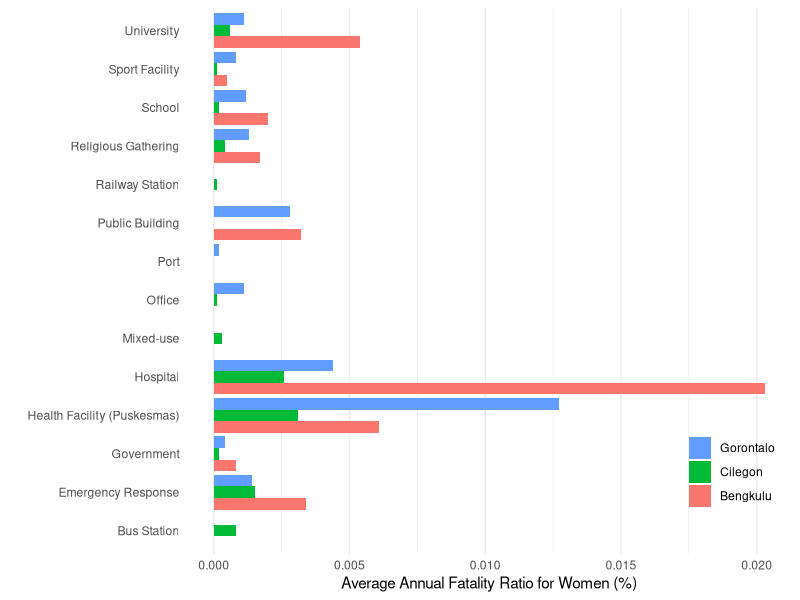
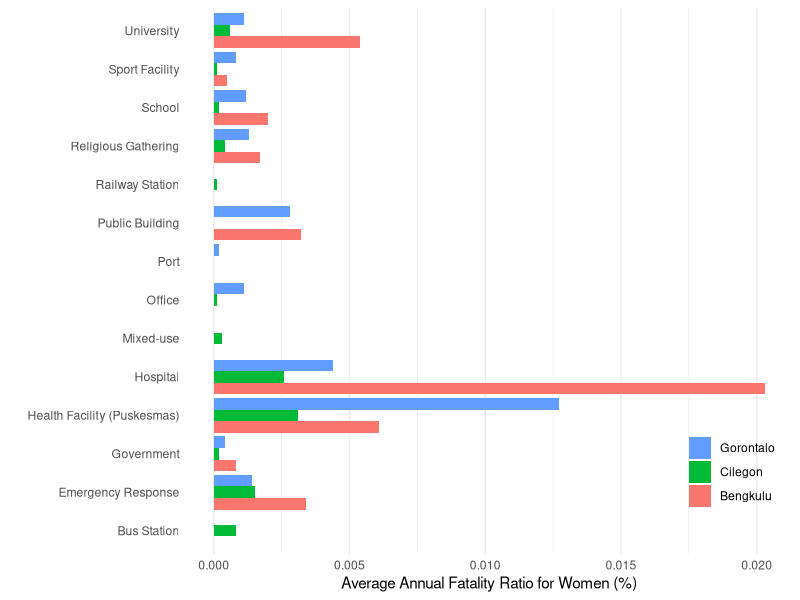

R code for these plots, in order:
library(tidyverse)

AAFR_Female <- read_csv("Figure 68 - AAFR Female.csv")

AAFR_Female_Long <- AAFR_Female %>% pivot_longer(cols = !BuildingOccupancy,
                                                 names_to = "Region",
                                                 values_to = "AAFR")

ggplot(data = AAFR_Female_Long)+
  geom_col(mapping = aes(x = AAFR,
                         y = BuildingOccupancy,
                         fill = Region),
           position = "dodge")+
  xlab("Average Annual Fatality Ratio for Women (%)")+
  ylab("")+
  theme_bw()+
  theme_minimal()+
  theme(legend.position = c(0.9,0.15), 
        legend.direction = "vertical",
        legend.title = element_blank(),
        panel.grid.major.y = element_blank(), panel.grid.minor.y = element_blank(),
  )+
  guides(fill = guide_legend(reverse = TRUE))

ggsave("Figure 68 - AAFR for Women per building occupancy.pdf",
       plot = last_plot(),
       width = 7.5,
       height = 5,
       units = "in")
